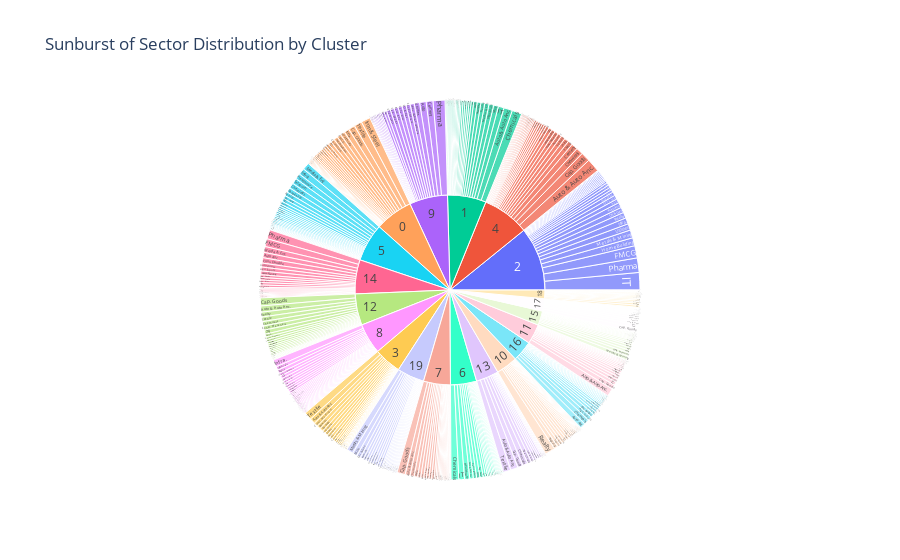

The code cell stored with this chart in its notebook:
### Code cell
# ---------- 6. OPTIONAL: SUNBURST PLOT ----------
fig = px.sunburst(
    df_clustered,
    path=['agg_cluster', 'Sector'],
    values='Market Cap' if 'Market Cap' in df_clustered.columns else None,
    title="Sunburst of Sector Distribution by Cluster"
)
fig.show()

### Figure 1 — Plotly figure (JSON) as saved in the notebook; plotly's stock layout.template omitted (floating-point values rounded to 4 significant figures; data arrays with more than 128 entries replaced by an {"elided": "..."} marker saying what was removed)
{"data": [{"branchvalues": "total", "domain": {"x": [0, 1], "y": [0, 1]}, "hovertemplate": "labels=%{label}<br>Market Cap=%{value}<br>parent=%{parent}<br>id=%{id}<extra></extra>", "ids": {"elided": "490 str values"}, "labels": {"elided": "490 str values"}, "name": "", "parents": {"elided": "490 str values"}, "type": "sunburst", "values": {"elided": "490 float values"}}], "layout": {"legend": {"tracegroupgap": 0}, "title": {"text": "Sunburst of Sector Distribution by Cluster"}}}
